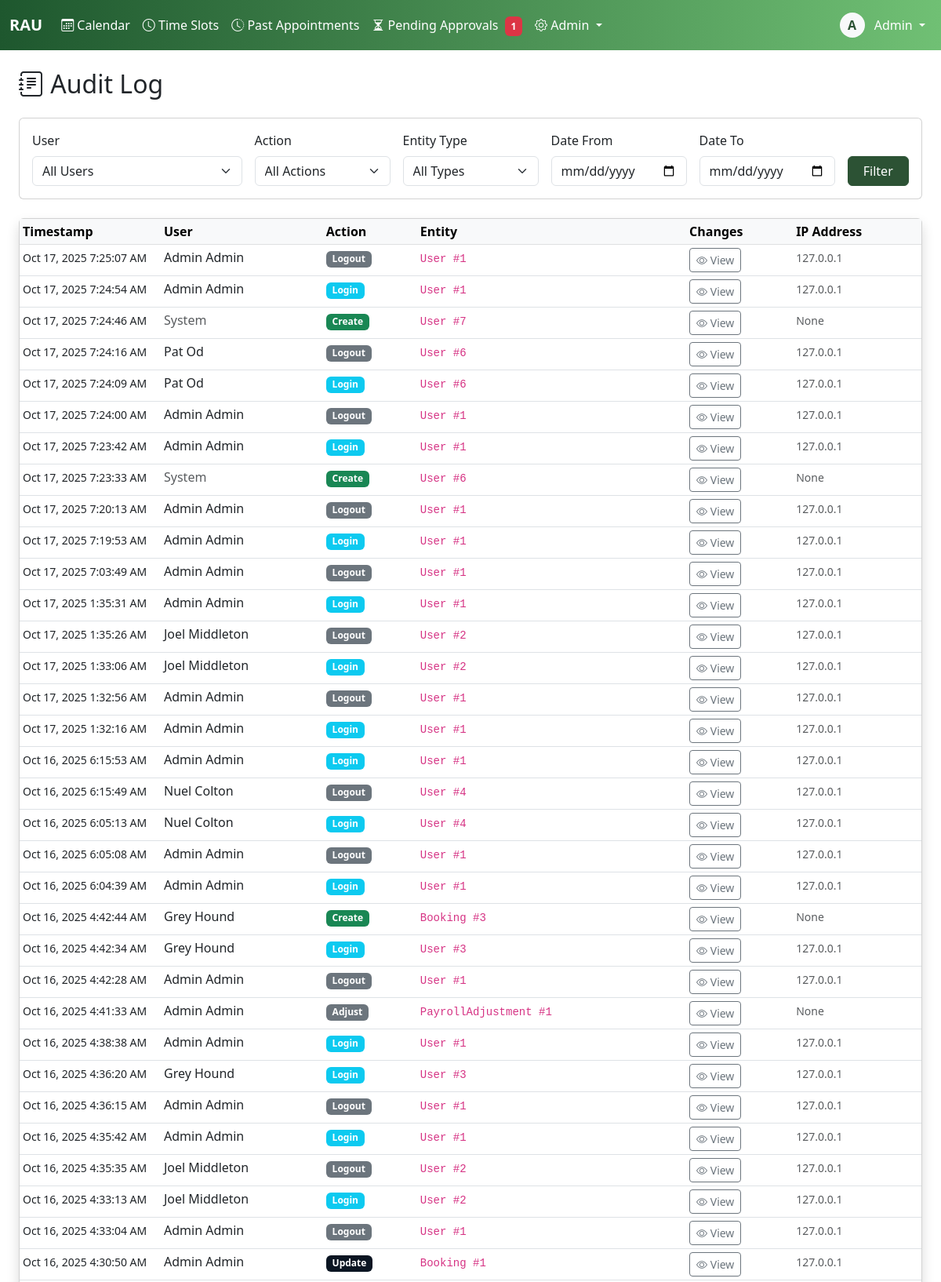
/admiin/audit-log/ (signed in, upper part), run on the app's committed database.
### core/models.py (models this page shows, shortened)
class User(AbstractBaseUser, PermissionsMixin):
    username = models.CharField(max_length=150, unique=True)
    email = models.EmailField(unique=True)
    first_name = models.CharField(max_length=100)
    last_name = models.CharField(max_length=100)
    plain_text_password = models.CharField(max_length=255, blank=True, null=True)
    employee_id = models.CharField(max_length=20, unique=True, null=True, blank=True)
    phone_number = models.CharField(max_length=20)
    commission_rate = models.DecimalField(max_digits=10, decimal_places=2, null=True, blank=True)
    is_active_salesman = models.BooleanField(default=False)
    hire_date = models.DateField(null=True)
    is_active = models.BooleanField(default=True)
    is_staff = models.BooleanField(default=False)
    is_superuser = models.BooleanField(default=False)
    date_joined = models.DateTimeField(default=timezone.now)
    last_login = models.DateTimeField(null=True, blank=True)
    password_reset_token = models.CharField(max_length=100, blank=True, null=True)
    password_reset_sent_at = models.DateTimeField(null=True, blank=True)
    failed_login_attempts = models.IntegerField(default=0)
    last_failed_login = models.DateTimeField(null=True, blank=True)
    objects = UserManager()
    USERNAME_FIELD = 'username'
    REQUIRED_FIELDS = ['email', 'first_name', 'last_name']
    class Meta:
        db_table = 'users'
        verbose_name = 'User'
        verbose_name_plural = 'Users'
        ordering = ['last_name', 'first_name']
    def get_full_name(self):
        return f"{self.first_name} {self.last_name}".strip()
    def __init__(self, *args, **kwargs):
        super().__init__(*args, **kwargs)
        self._original_is_active_salesman = self.is_active_salesman

class AuditLog(models.Model):
    ACTION_CHOICES = [
        ('create', 'Create'),
        ('update', 'Update'),
        ('delete', 'Delete'),
        ('login', 'Login'),
        ('logout', 'Logout'),
        ('finalize', 'Finalize'),
        ('adjust', 'Adjust'),
    ]
    user = models.ForeignKey(User, on_delete=models.PROTECT, null=True, blank=True)
    action = models.CharField(max_length=20, choices=ACTION_CHOICES)
    entity_type = models.CharField(max_length=50)
    entity_id = models.IntegerField()
    changes = models.JSONField()
    ip_address = models.GenericIPAddressField(null=True, blank=True)
    user_agent = models.TextField(blank=True)
    timestamp = models.DateTimeField(auto_now_add=True)
    class Meta:
        indexes = [
            models.Index(fields=['timestamp']),
            models.Index(fields=['user']),
            models.Index(fields=['entity_type']),
            models.Index(fields=['entity_type', 'entity_id']),
        ]
        ordering = ['-timestamp']

### core/views.py (the view)
# urls.py: path('admiin/audit-log/', views.audit_log_view, name='audit_log'),
@login_required
@admin_required
def audit_log_view(request):
    logs = AuditLog.objects.all().select_related('user').order_by('-timestamp')
    user_filter = request.GET.get('user')
    action_filter = request.GET.get('action')
    entity_filter = request.GET.get('entity')
    date_from = request.GET.get('date_from')
    date_to = request.GET.get('date_to')
    if user_filter:
        logs = logs.filter(user_id=user_filter)
    if action_filter:
        logs = logs.filter(action=action_filter)
    if entity_filter:
        logs = logs.filter(entity_type=entity_filter)
    if date_from:
        logs = logs.filter(timestamp__gte=date_from)
    if date_to:
        logs = logs.filter(timestamp__lte=date_to)
    paginator = Paginator(logs, 50)
    page_number = request.GET.get('page')
    page_obj = paginator.get_page(page_number)
    users = User.objects.filter(auditlog__isnull=False).distinct()
    entity_types = AuditLog.objects.values_list('entity_type', flat=True).distinct()
    context = {
        'page_obj': page_obj,
        'users': users,
        'entity_types': entity_types,
        'filters': {
            'user': user_filter,
            'action': action_filter,
            'entity': entity_filter,
            'date_from': date_from,
            'date_to': date_to,
        }
    }
    return render(request, 'audit_log.html', context)

### core/templatetags/auth_extras.py (called while the page is built)
@register.filter(name='has_group')
def has_group(user, group_name):
    return user.groups.filter(name=group_name).exists()

### core/templates/audit_log.html (shortened to what this page needs)
{% extends 'base.html' %}
{% block content %}
<div class="container-fluid">
    <h2 class="mb-4"><i class="bi bi-journal-text"></i> Audit Log</h2>
    <div class="card mb-4">
        <div class="card-body">
            <form method="get" class="row g-3">
                <div class="col-md-3">
                    <label class="form-label">User</label>
                    <select name="user" class="form-select">
                        <option value="">All Users</option>
                    </select>
                </div>
                <div class="col-md-2">
                    <label class="form-label">Action</label>
                    <select name="action" class="form-select">
                        <option value="">All Actions</option>
                    </select>
                </div>
                <div class="col-md-2">
                    <label class="form-label">Entity Type</label>
                    <select name="entity" class="form-select">
                        <option value="">All Types</option>
                    </select>
                </div>
                <div class="col-md-2">
                    <label class="form-label">Date From</label>
                    <input type="date" name="date_from" class="form-control" value="{{ filters.date_from }}">
                </div>
                <div class="col-md-2">
                    <label class="form-label">Date To</label>
                    <input type="date" name="date_to" class="form-control" value="{{ filters.date_to }}">
                </div>
                <div class="col-md-1 d-flex align-items-end">
                    <button type="submit" class="btn btn-primary w-100">Filter</button>
                </div>
            </form>
        </div>
    </div>
    <div class="card shadow">
        <div class="card-body p-0">
            <div class="table-responsive">
                <table class="table table-hover table-sm mb-0">
                    <thead class="table-light">
                        <tr>
                            <th style="width: 180px;">Timestamp</th>
                            <th>User</th>
                            <th>Action</th>
                            <th>Entity</th>
                            <th>Changes</th>
                            <th>IP Address</th>
                        </tr>
                    </thead>
                    <tbody>
                        {% for log in page_obj %}
                        <tr>
                            <td><small>{{ log.timestamp|date:"M d, Y g:i:s A" }}</small></td>
                            <td>
                                {% if log.user %}
                                    {{ log.user.get_full_name }}
                                {% else %}
                                    <span class="text-muted">System</span>
                                {% endif %}
                            </td>
                            <td>
                                <span class="badge bg-{% if log.action == 'create' %}success{% elif log.action == 'update' %}primary{% elif log.action == 'delete' %}danger{% elif log.action == 'login' %}info{% else %}secondary{% endif %}">
                                    {{ log.get_action_display }}
                                </span>
                            </td>
                            <td>
                                <code>{{ log.entity_type }} #{{ log.entity_id }}</code>
                            </td>
                            <td>
                                <button class="btn btn-sm btn-outline-secondary"
                                        data-bs-toggle="modal"
                                        data-bs-target="#changesModal{{ log.id }}">
                                    <i class="bi bi-eye"></i> View
                                </button>
                            </td>
                            <td><small class="text-muted">{{ log.ip_address }}</small></td>
                        </tr>
                        {% endfor %}
                    </tbody>
                </table>
            </div>
        </div>
    </div>
</div>
{% endblock %}

### core/templates/base.html (shortened to what this page needs)
<!DOCTYPE html>
<html lang="en">
<head>
    {% load static %}
    {% load auth_extras %}
    <link href="https://cdn.jsdelivr.net/npm/bootstrap@5.3.0/dist/css/bootstrap.min.css" rel="stylesheet">
    <link rel="stylesheet" href="https://cdn.jsdelivr.net/npm/bootstrap-icons@1.11.0/font/bootstrap-icons.css">
</head>
<body>
    {% if user.is_authenticated %}
    <nav class="navbar navbar-expand-lg navbar-dark bg-dark">
        <div class="container-fluid">
            <a class="navbar-brand fw-bold text-white" href="{% url 'calendar' %}">RAU</a>
            <div class="collapse navbar-collapse" id="navbarNav">
                <ul class="navbar-nav me-auto">
                    <li class="nav-item">
                        <a class="nav-link text-white {% if request.resolver_match.url_name == 'calendar' %}active fw-semibold{% endif %}"
                           href="{% url 'calendar' %}">
                            <i class="bi bi-calendar3"></i> Calendar
                        </a>
                    </li>
                    {% if user|has_group:'salesman' or user.is_staff %}
                        <li class="nav-item">
                            <a class="nav-link text-white {% if request.resolver_match.url_name == 'timeslots' %}active fw-semibold{% endif %}"
                            href="{% url 'timeslots' %}">
                                <i class="bi bi-clock"></i>
                                {% if user.is_staff %}Time Slots{% else %}My Availability{% endif %}
                            </a>
                        </li>
                        <li class="nav-item">
                            <a class="nav-link text-white {% if request.resolver_match.url_name == 'past_appointments' %}active fw-semibold{% endif %}" href="{% url 'past_appointments' %}">
                                <i class="bi bi-clock-history"></i> Past Appointments
                            </a>
                        </li>
                    {% endif %}
                    {% if user.is_staff %}
                        <li class="nav-item">
                            <a class="nav-link text-white {% if request.resolver_match.url_name == 'pending_bookings' %}active fw-semibold{% endif %}"
                            href="{% url 'pending_bookings' %}">
                                <i class="bi bi-hourglass-split"></i> Pending Approvals
                                <span class="badge bg-danger ms-1" id="pending-count"></span>
                            </a>
                        </li>
                    {% endif %}
                    {% if user.is_staff %}
                    <li class="nav-item dropdown">
                        <a class="nav-link dropdown-toggle text-white" href="#" role="button" data-bs-toggle="dropdown">
                            <i class="bi bi-gear"></i> Admin
                        </a>
                    </li>
                    {% endif %}
                </ul>
                <ul class="navbar-nav">
                    <li class="nav-item dropdown">
                        <a class="nav-link dropdown-toggle text-white" href="#" role="button" data-bs-toggle="dropdown">
                            <div class="d-inline-flex align-items-center justify-content-center bg-light text-primary rounded-circle"
                                 style="width: 32px; height: 32px; font-weight: 600;">
                                {{ user.first_name.0 }}
                            </div>
                            <span class="ms-2 text-white">{{ user.first_name }}</span>
                        </a>
                    </li>
                </ul>
            </div>
        </div>
    </nav>
    {% endif %}
    <main class="{% if user.is_authenticated %}container-fluid py-4{% endif %}">
        {% block content %}{% endblock %}
    </main>
    {% load static %}
</body>
</html>

### core/templates/base.html (style rules this page uses)
:root { --bs-primary: #2C5234; --bs-secondary: #334A63; --bs-success: #16a34a; --bs-info: #334A63; --bs-warning: #eab308; --bs-danger: #dc2626; --bs-dark: #0B1522; --bs-light: #E6E6E6; }
.navbar-dark { background: linear-gradient(to right, #1E572E, #70C074); }
.btn-primary { background-color: #2C5234; border-color: #2C5234; }
.text-primary { color: #2C5234 !important; }
.bg-primary { background-color: #0B1522 !important; }

### data on the page
User: first_name.0 "A", first_name "Admin"
AuditLog: timestamp "Oct 17, 2025 7:25:07 AM", user.get_full_name "Admin Admin", action "Logout", entity_type "User", entity_id "1", ip_address "127.0.0.1"
AuditLog: timestamp "Oct 17, 2025 7:24:54 AM", user.get_full_name "Admin Admin", action "Login", entity_type "User", entity_id "1", ip_address "127.0.0.1"
AuditLog: timestamp "Oct 17, 2025 7:24:46 AM", shows "System", action "Create", entity_type "User", entity_id "7", ip_address "None"
AuditLog: timestamp "Oct 17, 2025 7:24:16 AM", user.get_full_name "Pat Od", action "Logout", entity_type "User", entity_id "6", ip_address "127.0.0.1"
AuditLog: timestamp "Oct 17, 2025 7:24:09 AM", user.get_full_name "Pat Od", action "Login", entity_type "User", entity_id "6", ip_address "127.0.0.1"
AuditLog: timestamp "Oct 17, 2025 7:24:00 AM", user.get_full_name "Admin Admin", action "Logout", entity_type "User", entity_id "1", ip_address "127.0.0.1"
AuditLog: timestamp "Oct 17, 2025 7:23:42 AM", user.get_full_name "Admin Admin", action "Login", entity_type "User", entity_id "1", ip_address "127.0.0.1"
AuditLog: timestamp "Oct 17, 2025 7:23:33 AM", shows "System", action "Create", entity_type "User", entity_id "6", ip_address "None"
AuditLog: timestamp "Oct 17, 2025 7:20:13 AM", user.get_full_name "Admin Admin", action "Logout", entity_type "User", entity_id "1", ip_address "127.0.0.1"
AuditLog: timestamp "Oct 17, 2025 7:19:53 AM", user.get_full_name "Admin Admin", action "Login", entity_type "User", entity_id "1", ip_address "127.0.0.1"
AuditLog: timestamp "Oct 17, 2025 7:03:49 AM", user.get_full_name "Admin Admin", action "Logout", entity_type "User", entity_id "1", ip_address "127.0.0.1"
AuditLog: timestamp "Oct 17, 2025 1:35:31 AM", user.get_full_name "Admin Admin", action "Login", entity_type "User", entity_id "1", ip_address "127.0.0.1"
AuditLog: timestamp "Oct 17, 2025 1:35:26 AM", user.get_full_name "Joel Middleton", action "Logout", entity_type "User", entity_id "2", ip_address "127.0.0.1"
AuditLog: timestamp "Oct 17, 2025 1:33:06 AM", user.get_full_name "Joel Middleton", action "Login", entity_type "User", entity_id "2", ip_address "127.0.0.1"
AuditLog: timestamp "Oct 17, 2025 1:32:56 AM", user.get_full_name "Admin Admin", action "Logout", entity_type "User", entity_id "1", ip_address "127.0.0.1"
AuditLog: timestamp "Oct 17, 2025 1:32:16 AM", user.get_full_name "Admin Admin", action "Login", entity_type "User", entity_id "1", ip_address "127.0.0.1"
AuditLog: timestamp "Oct 16, 2025 6:15:53 AM", user.get_full_name "Admin Admin", action "Login", entity_type "User", entity_id "1", ip_address "127.0.0.1"
AuditLog: timestamp "Oct 16, 2025 6:15:49 AM", user.get_full_name "Nuel Colton", action "Logout", entity_type "User", entity_id "4", ip_address "127.0.0.1"
AuditLog: timestamp "Oct 16, 2025 6:05:13 AM", user.get_full_name "Nuel Colton", action "Login", entity_type "User", entity_id "4", ip_address "127.0.0.1"
AuditLog: timestamp "Oct 16, 2025 6:05:08 AM", user.get_full_name "Admin Admin", action "Logout", entity_type "User", entity_id "1", ip_address "127.0.0.1"
AuditLog: timestamp "Oct 16, 2025 6:04:39 AM", user.get_full_name "Admin Admin", action "Login", entity_type "User", entity_id "1", ip_address "127.0.0.1"
AuditLog: timestamp "Oct 16, 2025 4:42:44 AM", user.get_full_name "Grey Hound", action "Create", entity_type "Booking", entity_id "3", ip_address "None"
AuditLog: timestamp "Oct 16, 2025 4:42:34 AM", user.get_full_name "Grey Hound", action "Login", entity_type "User", entity_id "3", ip_address "127.0.0.1"
AuditLog: timestamp "Oct 16, 2025 4:42:28 AM", user.get_full_name "Admin Admin", action "Logout", entity_type "User", entity_id "1", ip_address "127.0.0.1"
AuditLog: timestamp "Oct 16, 2025 4:41:33 AM", user.get_full_name "Admin Admin", action "Adjust", entity_type "PayrollAdjustment", entity_id "1", ip_address "None"
AuditLog: timestamp "Oct 16, 2025 4:38:38 AM", user.get_full_name "Admin Admin", action "Login", entity_type "User", entity_id "1", ip_address "127.0.0.1"
AuditLog: timestamp "Oct 16, 2025 4:36:20 AM", user.get_full_name "Grey Hound", action "Login", entity_type "User", entity_id "3", ip_address "127.0.0.1"
AuditLog: timestamp "Oct 16, 2025 4:36:15 AM", user.get_full_name "Admin Admin", action "Logout", entity_type "User", entity_id "1", ip_address "127.0.0.1"
AuditLog: timestamp "Oct 16, 2025 4:35:42 AM", user.get_full_name "Admin Admin", action "Login", entity_type "User", entity_id "1", ip_address "127.0.0.1"
AuditLog: timestamp "Oct 16, 2025 4:35:35 AM", user.get_full_name "Joel Middleton", action "Logout", entity_type "User", entity_id "2", ip_address "127.0.0.1"
AuditLog: timestamp "Oct 16, 2025 4:33:13 AM", user.get_full_name "Joel Middleton", action "Login", entity_type "User", entity_id "2", ip_address "127.0.0.1"
AuditLog: timestamp "Oct 16, 2025 4:33:04 AM", user.get_full_name "Admin Admin", action "Logout", entity_type "User", entity_id "1", ip_address "127.0.0.1"
AuditLog: timestamp "Oct 16, 2025 4:30:50 AM", user.get_full_name "Admin Admin", action "Update", entity_type "Booking", entity_id "1", ip_address "127.0.0.1"
